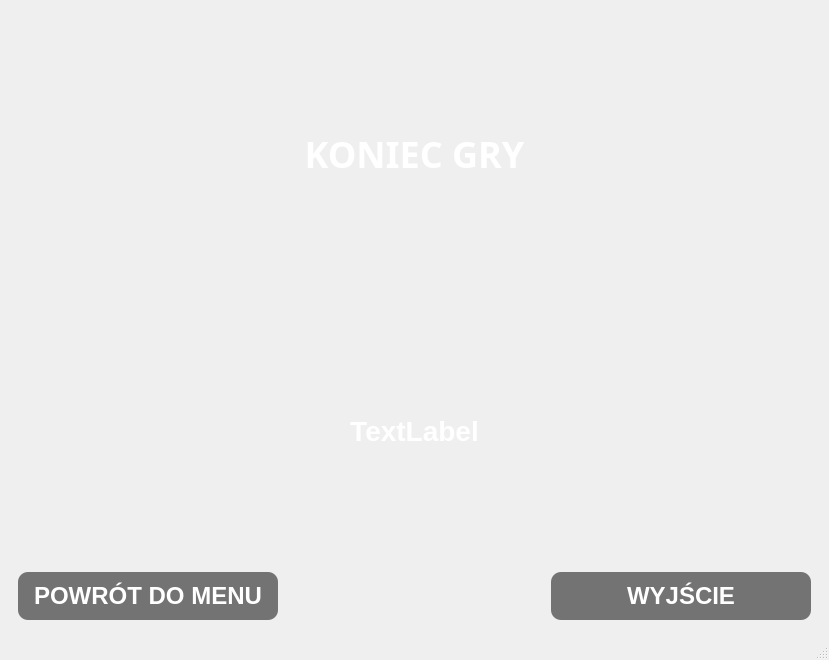
<?xml version="1.0" encoding="UTF-8"?>
<ui version="4.0">
 <class>MainWindow</class>
 <widget class="QMainWindow" name="MainWindow">
  <property name="geometry">
   <rect>
    <x>0</x>
    <y>0</y>
    <width>829</width>
    <height>660</height>
   </rect>
  </property>
  <property name="windowTitle">
   <string>MainWindow</string>
  </property>
  <property name="autoFillBackground">
   <bool>false</bool>
  </property>
  <widget class="QWidget" name="centralwidget">
   <layout class="QGridLayout" name="gridLayout_6">
    <item row="0" column="0">
     <widget class="QStackedWidget" name="stackedWidget">
      <property name="frameShape">
       <enum>QFrame::Shape::NoFrame</enum>
      </property>
      <property name="currentIndex">
       <number>6</number>
      </property>
      <widget class="QWidget" name="page">
       <layout class="QGridLayout" name="gridLayout">
        <item row="0" column="0">
         <widget class="QLabel" name="label">
          <property name="font">
           <font>
            <family>Segoe Script</family>
            <pointsize>-1</pointsize>
            <bold>true</bold>
           </font>
          </property>
          <property name="styleSheet">
           <string notr="true">color: #fff;
font-size: 36px;
font-weight: bold;</string>
          </property>
          <property name="frameShape">
           <enum>QFrame::Shape::NoFrame</enum>
          </property>
          <property name="text">
           <string>QUIZ GAME</string>
          </property>
          <property name="textFormat">
           <enum>Qt::TextFormat::AutoText</enum>
          </property>
          <property name="scaledContents">
           <bool>false</bool>
          </property>
          <property name="alignment">
           <set>Qt::AlignmentFlag::AlignCenter</set>
          </property>
         </widget>
        </item>
        <item row="1" column="0">
         <widget class="QPushButton" name="start">
          <property name="layoutDirection">
           <enum>Qt::LayoutDirection::LeftToRight</enum>
          </property>
          <property name="styleSheet">
           <string notr="true">QPushButton {
    text-align: center;
    vertical-align: middle;
    padding: 10px;
    background-color: #4CAF50;
    color: white;
    font-size: 24px;
    border-radius: 10px;
	font-weight: bold;
}
QPushButton:hover {
    background-color: #45a049;
}</string>
          </property>
          <property name="text">
           <string>START</string>
          </property>
         </widget>
        </item>
        <item row="2" column="0">
         <widget class="QPushButton" name="category">
          <property name="styleSheet">
           <string notr="true">QPushButton {
    text-align: center;
    vertical-align: middle;
    padding: 10px;
    background-color: #ffcc66;
    color: white;
    font-size: 24px;
    border-radius: 10px;
	font-weight: bold;
}
QPushButton:hover {
    background-color:   #ffaa00 ;
}</string>
          </property>
          <property name="text">
           <string>KATEGORIE</string>
          </property>
         </widget>
        </item>
        <item row="3" column="0">
         <widget class="QPushButton" name="rules">
          <property name="styleSheet">
           <string notr="true">QPushButton {
    text-align: center;
    vertical-align: middle;
    padding: 10px;
    background-color: #0099cc;
    color: white;
    font-size: 24px;
    border-radius: 10px;
	font-weight: bold;
}
QPushButton:hover {
    background-color:  #007399 ;
}</string>
          </property>
          <property name="text">
           <string>ZASADY</string>
          </property>
         </widget>
        </item>
        <item row="4" column="0">
         <widget class="QPushButton" name="exit">
          <property name="styleSheet">
           <string notr="true">QPushButton {
    text-align: center;
    vertical-align: middle;
    padding: 10px;
    background-color:  #737373 ;
    color: white;
    font-size: 24px;
    border-radius: 10px;
	font-weight: bold;
}
QPushButton:hover {
    background-color: #595959;
}</string>
          </property>
          <property name="text">
           <string>WYJŚCIE</string>
          </property>
         </widget>
        </item>
       </layout>
      </widget>
      <widget class="QWidget" name="page2">
       <layout class="QGridLayout" name="gridLayout_2">
        <item row="0" column="0">
         <widget class="QLabel" name="label_3">
          <property name="font">
           <font>
            <family>Segoe Script</family>
            <pointsize>-1</pointsize>
            <bold>true</bold>
           </font>
          </property>
          <property name="styleSheet">
           <string notr="true">color: #fff;
font-size: 36px;
font-weight: bold;</string>
          </property>
          <property name="frameShape">
           <enum>QFrame::Shape::NoFrame</enum>
          </property>
          <property name="text">
           <string>WYBÓR TRYBU GRY</string>
          </property>
          <property name="textFormat">
           <enum>Qt::TextFormat::AutoText</enum>
          </property>
          <property name="scaledContents">
           <bool>false</bool>
          </property>
          <property name="alignment">
           <set>Qt::AlignmentFlag::AlignCenter</set>
          </property>
         </widget>
        </item>
        <item row="1" column="0">
         <layout class="QHBoxLayout" name="horizontalLayout_2">
          <item>
           <widget class="QPushButton" name="tryb_gry1">
            <property name="styleSheet">
             <string notr="true">QPushButton {
    text-align: center;
    vertical-align: middle;
    padding: 10px;
    background-color: #0099cc;
    color: white;
    font-size: 24px;
    border-radius: 10px;
	font-weight: bold;
	margin-right: 50px;
}
QPushButton:hover {
    background-color:  #007399 ;
}</string>
            </property>
            <property name="text">
             <string>JEDNOOSOBOWY</string>
            </property>
           </widget>
          </item>
          <item>
           <widget class="QPushButton" name="rules_3">
            <property name="styleSheet">
             <string notr="true">QPushButton {
    text-align: center;
    vertical-align: middle;
    padding: 10px;
    background-color: #0099cc;
    color: white;
    font-size: 24px;
    border-radius: 10px;
	font-weight: bold;
	margin-left: 50px;
}
QPushButton:hover {
    background-color:  #007399 ;
}</string>
            </property>
            <property name="text">
             <string>WIELOOSOBOWY</string>
            </property>
           </widget>
          </item>
         </layout>
        </item>
        <item row="2" column="0">
         <widget class="QPushButton" name="back_button4">
          <property name="styleSheet">
           <string notr="true">QPushButton {
    text-align: center;
    vertical-align: middle;
    padding: 10px;
    background-color:  #737373 ;
    color: white;
    font-size: 24px;
    border-radius: 10px;
	font-weight: bold;
}
QPushButton:hover {
    background-color: #595959;
}</string>
          </property>
          <property name="text">
           <string>POWRÓT DO MENU</string>
          </property>
         </widget>
        </item>
       </layout>
      </widget>
      <widget class="QWidget" name="page3">
       <layout class="QGridLayout" name="gridLayout_3">
        <item row="0" column="0">
         <widget class="QLabel" name="label_2">
          <property name="font">
           <font>
            <family>Segoe Script</family>
            <pointsize>-1</pointsize>
            <bold>true</bold>
           </font>
          </property>
          <property name="styleSheet">
           <string notr="true">color: #fff;
font-size: 36px;
font-weight: bold;</string>
          </property>
          <property name="frameShape">
           <enum>QFrame::Shape::NoFrame</enum>
          </property>
          <property name="text">
           <string>QUIZ GAME</string>
          </property>
          <property name="textFormat">
           <enum>Qt::TextFormat::AutoText</enum>
          </property>
          <property name="scaledContents">
           <bool>false</bool>
          </property>
          <property name="alignment">
           <set>Qt::AlignmentFlag::AlignCenter</set>
          </property>
         </widget>
        </item>
        <item row="5" column="0">
         <layout class="QHBoxLayout" name="horizontalLayout">
          <item>
           <widget class="QPushButton" name="back_button3">
            <property name="styleSheet">
             <string notr="true">QPushButton {
    text-align: center;
    vertical-align: middle;
    padding: 10px;
    background-color:  #737373 ;
    color: white;
    font-size: 24px;
    border-radius: 10px;
	font-weight: bold;
	margin-right: 100px;
}
QPushButton:hover {
    background-color: #595959;
}</string>
            </property>
            <property name="text">
             <string>POWRÓT DO MENU</string>
            </property>
           </widget>
          </item>
          <item>
           <widget class="QPushButton" name="button_next">
            <property name="styleSheet">
             <string notr="true">QPushButton {
    text-align: center;
    vertical-align: middle;
    padding: 10px;
    background-color:  #737373 ;
    color: white;
    font-size: 24px;
    border-radius: 10px;
	font-weight: bold;
	margin-left: 100px;
}
QPushButton:hover {
    background-color: #595959;
}</string>
            </property>
            <property name="text">
             <string>NASTĘPNE PYTANIE</string>
            </property>
           </widget>
          </item>
         </layout>
        </item>
        <item row="4" column="0">
         <widget class="QLabel" name="label_feedback">
          <property name="styleSheet">
           <string notr="true">QLabel#label_feedback {
    font-size: 18px;
    font-weight: bold;
    color: white;
    padding:  5px;
    border-radius: 10px;
    qproperty-alignment: 'AlignCenter';
}
</string>
          </property>
          <property name="text">
           <string>Wynik</string>
          </property>
         </widget>
        </item>
        <item row="3" column="0">
         <layout class="QFormLayout" name="formLayout">
          <property name="labelAlignment">
           <set>Qt::AlignmentFlag::AlignCenter</set>
          </property>
          <property name="formAlignment">
           <set>Qt::AlignmentFlag::AlignCenter</set>
          </property>
          <item row="0" column="0">
           <widget class="QPushButton" name="button_answerA">
            <property name="styleSheet">
             <string notr="true">QPushButton {
    font-size: 16px;
    font-weight: bold;
    color: white;
    background-color: #3498db;
    border: none;
    border-radius: 10px;
    padding: 12px 20px;
	width: 200px;
	max-width: 200px;
	word-wrap: break-word;
}

QPushButton:hover {
    background-color:#2c80b4;;
}
</string>
            </property>
            <property name="text">
             <string>PushButton</string>
            </property>
           </widget>
          </item>
          <item row="1" column="0">
           <widget class="QPushButton" name="button_answerC">
            <property name="styleSheet">
             <string notr="true">QPushButton {
    font-size: 16px;
    font-weight: bold;
    color: white;
    background-color: #e74c3c;
    border: none;
    border-radius: 10px;
    padding: 12px 20px;
	width: 200px;
	width: 200px;
	max-width: 200px;
	word-wrap: break-word;
}

QPushButton:hover {
    background-color: #c44133;
}
</string>
            </property>
            <property name="text">
             <string>PushButton</string>
            </property>
           </widget>
          </item>
          <item row="0" column="1">
           <widget class="QPushButton" name="button_answerB">
            <property name="autoFillBackground">
             <bool>false</bool>
            </property>
            <property name="styleSheet">
             <string notr="true">QPushButton {
    font-size: 16px;
    font-weight: bold;
    color: white;
    background-color: #e67e22;
    border: none;
    border-radius: 10px;
    padding: 12px 20px;
	width: 200px;
	max-width: 200px;
	word-wrap: break-word;
}

QPushButton:hover {
    background-color: #cf711e;
}
</string>
            </property>
            <property name="text">
             <string>PushButton</string>
            </property>
           </widget>
          </item>
          <item row="1" column="1">
           <widget class="QPushButton" name="button_answerD">
            <property name="styleSheet">
             <string notr="true">QPushButton {
    font-size: 16px;
    font-weight: bold;
    color: white;
    background-color: #27ae60;
    border: none;
    border-radius: 10px;
    padding: 12px 20px;
	width: 200px;
	max-width: 200px;
	word-wrap: break-word;
}
QPushButton:hover {
    background-color: #1e874c;
}
</string>
            </property>
            <property name="text">
             <string>PushButton</string>
            </property>
           </widget>
          </item>
         </layout>
        </item>
        <item row="2" column="0">
         <widget class="QLabel" name="label_question">
          <property name="styleSheet">
           <string notr="true">QLabel#label_question {
    font-size:  22px;
    font-weight: bold;
    color: #fff;
    background: transparent;
    qproperty-alignment: 'AlignCenter';
}</string>
          </property>
          <property name="text">
           <string>Pytanie</string>
          </property>
         </widget>
        </item>
        <item row="1" column="0">
         <widget class="QLabel" name="label_category">
          <property name="layoutDirection">
           <enum>Qt::LayoutDirection::LeftToRight</enum>
          </property>
          <property name="styleSheet">
           <string notr="true">color: white;
font-size: 20px;
font-weight: bold;</string>
          </property>
          <property name="text">
           <string>Category</string>
          </property>
          <property name="alignment">
           <set>Qt::AlignmentFlag::AlignCenter</set>
          </property>
         </widget>
        </item>
       </layout>
      </widget>
      <widget class="QWidget" name="page4">
       <layout class="QGridLayout" name="gridLayout_4">
        <item row="0" column="0">
         <widget class="QLabel" name="label_4">
          <property name="font">
           <font>
            <family>Segoe Script</family>
            <pointsize>-1</pointsize>
            <bold>true</bold>
           </font>
          </property>
          <property name="styleSheet">
           <string notr="true">color: #fff;
font-size: 36px;
font-weight: bold;</string>
          </property>
          <property name="frameShape">
           <enum>QFrame::Shape::NoFrame</enum>
          </property>
          <property name="text">
           <string>KATEGORIE</string>
          </property>
          <property name="textFormat">
           <enum>Qt::TextFormat::AutoText</enum>
          </property>
          <property name="scaledContents">
           <bool>false</bool>
          </property>
          <property name="alignment">
           <set>Qt::AlignmentFlag::AlignCenter</set>
          </property>
         </widget>
        </item>
        <item row="1" column="0">
         <widget class="QListWidget" name="listWidget_category">
          <property name="styleSheet">
           <string notr="true">background: transparent;
color: white;
text-align: center;
font-size: 24px;
border: 1px solid black;
border-radius: 10px;</string>
          </property>
          <property name="frameShape">
           <enum>QFrame::Shape::NoFrame</enum>
          </property>
         </widget>
        </item>
        <item row="2" column="0">
         <widget class="QPushButton" name="back_button">
          <property name="styleSheet">
           <string notr="true">QPushButton {
    text-align: center;
    vertical-align: middle;
    padding: 10px;
    color: white;
    font-size: 22px;
    border-radius: 10px;
	font-weight: bold;
	background: transparent;
	border: 1px solid #fff;
}
QPushButton:hover {
	background-color: rgba(0, 0, 0, 0.1);
}</string>
          </property>
          <property name="text">
           <string>POWRÓT</string>
          </property>
         </widget>
        </item>
       </layout>
      </widget>
      <widget class="QWidget" name="page5">
       <property name="styleSheet">
        <string notr="true">border: none;</string>
       </property>
       <layout class="QVBoxLayout" name="verticalLayout_3">
        <item>
         <widget class="QLabel" name="label_7">
          <property name="font">
           <font>
            <family>Segoe Script</family>
            <pointsize>-1</pointsize>
            <bold>true</bold>
           </font>
          </property>
          <property name="styleSheet">
           <string notr="true">color: #fff;
font-size: 36px;
font-weight: bold;</string>
          </property>
          <property name="frameShape">
           <enum>QFrame::Shape::NoFrame</enum>
          </property>
          <property name="text">
           <string>ZASADY GRY</string>
          </property>
          <property name="textFormat">
           <enum>Qt::TextFormat::AutoText</enum>
          </property>
          <property name="scaledContents">
           <bool>false</bool>
          </property>
          <property name="alignment">
           <set>Qt::AlignmentFlag::AlignCenter</set>
          </property>
         </widget>
        </item>
        <item>
         <widget class="QTextBrowser" name="textBrowser">
          <property name="font">
           <font>
            <pointsize>16</pointsize>
           </font>
          </property>
          <property name="styleSheet">
           <string notr="true">background:transparent;
color: #fff;
background-color: rgba(0, 0, 0, 0.1);
border-radius: 10px;</string>
          </property>
          <property name="html">
           <string>&lt;!DOCTYPE HTML PUBLIC &quot;-//W3C//DTD HTML 4.0//EN&quot; &quot;http://www.w3.org/TR/REC-html40/strict.dtd&quot;&gt;
&lt;html&gt;&lt;head&gt;&lt;meta name=&quot;qrichtext&quot; content=&quot;1&quot; /&gt;&lt;meta charset=&quot;utf-8&quot; /&gt;&lt;style type=&quot;text/css&quot;&gt;
p, li { white-space: pre-wrap; }
hr { height: 1px; border-width: 0; }
li.unchecked::marker { content: &quot;\2610&quot;; }
li.checked::marker { content: &quot;\2612&quot;; }
&lt;/style&gt;&lt;/head&gt;&lt;body style=&quot; font-family:'Segoe UI'; font-size:16pt; font-weight:400; font-style:normal;&quot;&gt;
&lt;p style=&quot; margin-top:12px; margin-bottom:12px; margin-left:0px; margin-right:0px; -qt-block-indent:0; text-indent:0px;&quot;&gt;&lt;span style=&quot; font-size:12pt; font-weight:700;&quot;&gt;Rozpoczęcie gry&lt;/span&gt;&lt;span style=&quot; font-size:12pt;&quot;&gt;&lt;br /&gt;Po kliknięciu &amp;quot;Start&amp;quot; rozpoczyna się quiz składający się z serii pytań z różnych kategorii.&lt;/span&gt;&lt;/p&gt;
&lt;p style=&quot; margin-top:12px; margin-bottom:12px; margin-left:0px; margin-right:0px; -qt-block-indent:0; text-indent:0px;&quot;&gt;&lt;span style=&quot; font-size:12pt; font-weight:700;&quot;&gt;Odpowiadanie na pytania&lt;/span&gt;&lt;span style=&quot; font-size:12pt;&quot;&gt;&lt;br /&gt;Każde pytanie ma cztery możliwe odpowiedzi – tylko jedna z nich jest poprawna.&lt;br /&gt;Gracz wybiera odpowiedź, klikając w odpowiedni przycisk.&lt;br /&gt;Po każdej odpowiedzi pojawia się informacja, czy była ona poprawna.&lt;/span&gt;&lt;/p&gt;
&lt;p style=&quot; margin-top:12px; margin-bottom:12px; margin-left:0px; margin-right:0px; -qt-block-indent:0; text-indent:0px;&quot;&gt;&lt;span style=&quot; font-size:12pt; font-weight:700;&quot;&gt;Punktacja&lt;/span&gt;&lt;/p&gt;
&lt;ul style=&quot;margin-top: 0px; margin-bottom: 0px; margin-left: 0px; margin-right: 0px; -qt-list-indent: 1;&quot;&gt;
&lt;li style=&quot; font-size:12pt;&quot; style=&quot; margin-top:12px; margin-bottom:12px; margin-left:0px; margin-right:0px; -qt-block-indent:0; text-indent:0px;&quot;&gt;Za każdą poprawną odpowiedź gracz otrzymuje 1 punkt.&lt;/li&gt;
&lt;li style=&quot; font-size:12pt;&quot; style=&quot; margin-top:12px; margin-bottom:12px; margin-left:0px; margin-right:0px; -qt-block-indent:0; text-indent:0px;&quot;&gt;Za błędne odpowiedzi punkty nie są odejmowane.&lt;/li&gt;&lt;/ul&gt;
&lt;p style=&quot; margin-top:12px; margin-bottom:12px; margin-left:0px; margin-right:0px; -qt-block-indent:0; text-indent:0px;&quot;&gt;&lt;span style=&quot; font-size:12pt; font-weight:700;&quot;&gt;Zakończenie gry&lt;/span&gt;&lt;span style=&quot; font-size:12pt;&quot;&gt;&lt;br /&gt;Gra kończy się po udzieleniu odpowiedzi na wszystkie pytania.&lt;br /&gt;Na koniec gracz widzi swój wynik i może wrócić do menu głównego.&lt;/span&gt;&lt;/p&gt;
&lt;p style=&quot; margin-top:12px; margin-bottom:12px; margin-left:0px; margin-right:0px; -qt-block-indent:0; text-indent:0px;&quot;&gt;&lt;span style=&quot; font-size:12pt; font-weight:700;&quot;&gt;Wyjście z gry&lt;/span&gt;&lt;span style=&quot; font-size:12pt;&quot;&gt;&lt;br /&gt;W każdej chwili można wrócić do menu lub zakończyć grę, klikając &amp;quot;WYJŚCIE&amp;quot;.&lt;/span&gt;&lt;/p&gt;&lt;/body&gt;&lt;/html&gt;</string>
          </property>
         </widget>
        </item>
        <item>
         <widget class="QPushButton" name="back_button2">
          <property name="styleSheet">
           <string notr="true">QPushButton {
    text-align: center;
    vertical-align: middle;
    padding: 10px;
    color: white;
    font-size: 22px;
    border-radius: 10px;
	font-weight: bold;
	background: transparent;
	border: 1px solid #fff;
}
QPushButton:hover {
	background-color: rgba(0, 0, 0, 0.1);
}</string>
          </property>
          <property name="text">
           <string>POWRÓT</string>
          </property>
         </widget>
        </item>
       </layout>
      </widget>
      <widget class="QWidget" name="page6">
       <layout class="QVBoxLayout" name="verticalLayout_2">
        <item>
         <widget class="QLabel" name="label_8">
          <property name="font">
           <font>
            <family>Segoe Script</family>
            <pointsize>-1</pointsize>
            <bold>true</bold>
           </font>
          </property>
          <property name="styleSheet">
           <string notr="true">color: #fff;
font-size: 36px;
font-weight: bold;</string>
          </property>
          <property name="frameShape">
           <enum>QFrame::Shape::NoFrame</enum>
          </property>
          <property name="text">
           <string>PODAJ LICZBĘ RUND</string>
          </property>
          <property name="textFormat">
           <enum>Qt::TextFormat::AutoText</enum>
          </property>
          <property name="scaledContents">
           <bool>false</bool>
          </property>
          <property name="alignment">
           <set>Qt::AlignmentFlag::AlignCenter</set>
          </property>
         </widget>
        </item>
        <item>
         <widget class="QLineEdit" name="lineEdit_rounds">
          <property name="styleSheet">
           <string notr="true">QLineEdit {
    background-color: #ecf0f1;
    border: 2px solid #3498db;
    border-radius: 10px;
    padding: 6px 12px;
    font-size: 18px;
    color: #2c3e50;
}

QLineEdit:focus {
    border: 2px solid #2980b9;
}
</string>
          </property>
          <property name="text">
           <string/>
          </property>
         </widget>
        </item>
        <item>
         <layout class="QHBoxLayout" name="horizontalLayout_5">
          <item>
           <widget class="QPushButton" name="button_back_to_menu">
            <property name="styleSheet">
             <string notr="true">QPushButton {
    text-align: center;
    vertical-align: middle;
    padding: 10px;
    background-color:  #737373 ;
    color: white;
    font-size: 24px;
    border-radius: 10px;
	font-weight: bold;

}
QPushButton:hover {
    background-color: #595959;
}</string>
            </property>
            <property name="text">
             <string>POWRÓT DO MENU</string>
            </property>
           </widget>
          </item>
          <item>
           <widget class="QPushButton" name="button_start_rounds">
            <property name="styleSheet">
             <string notr="true">QPushButton {
    text-align: center;
    vertical-align: middle;
    padding: 10px;
    background-color:  #737373 ;
    color: white;
    font-size: 24px;
    border-radius: 10px;
	font-weight: bold;
}
QPushButton:hover {
    background-color: #595959;
}</string>
            </property>
            <property name="text">
             <string>ROZPOCZNIJ GRĘ</string>
            </property>
           </widget>
          </item>
         </layout>
        </item>
       </layout>
      </widget>
      <widget class="QWidget" name="page_result">
       <layout class="QGridLayout" name="gridLayout_7">
        <item row="0" column="0" colspan="3">
         <widget class="QLabel" name="label_9">
          <property name="font">
           <font>
            <family>Segoe Script</family>
            <pointsize>-1</pointsize>
            <bold>true</bold>
           </font>
          </property>
          <property name="styleSheet">
           <string notr="true">color: #fff;
font-size: 36px;
font-weight: bold;</string>
          </property>
          <property name="frameShape">
           <enum>QFrame::Shape::NoFrame</enum>
          </property>
          <property name="text">
           <string>KONIEC GRY</string>
          </property>
          <property name="textFormat">
           <enum>Qt::TextFormat::AutoText</enum>
          </property>
          <property name="scaledContents">
           <bool>false</bool>
          </property>
          <property name="alignment">
           <set>Qt::AlignmentFlag::AlignCenter</set>
          </property>
         </widget>
        </item>
        <item row="1" column="1">
         <widget class="QLabel" name="label_result">
          <property name="styleSheet">
           <string notr="true">QLabel {
    font-size: 28px;
    font-weight: bold;
    color: #fff;
    qproperty-alignment: 'AlignCenter';
}
</string>
          </property>
          <property name="text">
           <string>TextLabel</string>
          </property>
          <property name="alignment">
           <set>Qt::AlignmentFlag::AlignCenter</set>
          </property>
         </widget>
        </item>
        <item row="2" column="0">
         <widget class="QPushButton" name="button_return_to_menu">
          <property name="styleSheet">
           <string notr="true">QPushButton {
    text-align: center;
    vertical-align: middle;
    padding: 10px;
    background-color:  #737373 ;
    color: white;
    font-size: 24px;
    border-radius: 10px;
	font-weight: bold;
}
QPushButton:hover {
    background-color: #595959;
}</string>
          </property>
          <property name="text">
           <string>POWRÓT DO MENU</string>
          </property>
         </widget>
        </item>
        <item row="2" column="2">
         <widget class="QPushButton" name="exit_2">
          <property name="styleSheet">
           <string notr="true">QPushButton {
    text-align: center;
    vertical-align: middle;
    padding: 10px;
    background-color:  #737373 ;
    color: white;
    font-size: 24px;
    border-radius: 10px;
	font-weight: bold;
}
QPushButton:hover {
    background-color: #595959;
}</string>
          </property>
          <property name="text">
           <string>WYJŚCIE</string>
          </property>
         </widget>
        </item>
       </layout>
      </widget>
     </widget>
    </item>
   </layout>
  </widget>
  <widget class="QStatusBar" name="statusbar"/>
 </widget>
 <resources/>
 <connections/>
</ui>
